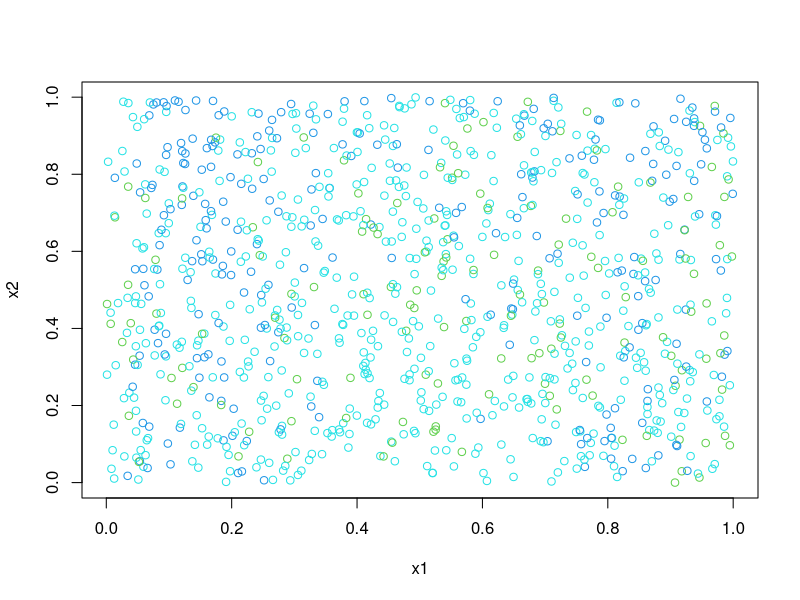
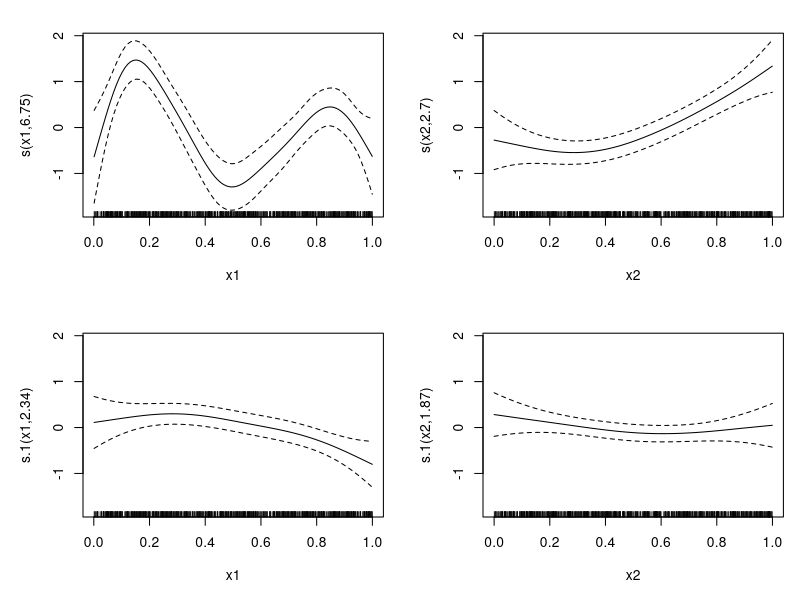
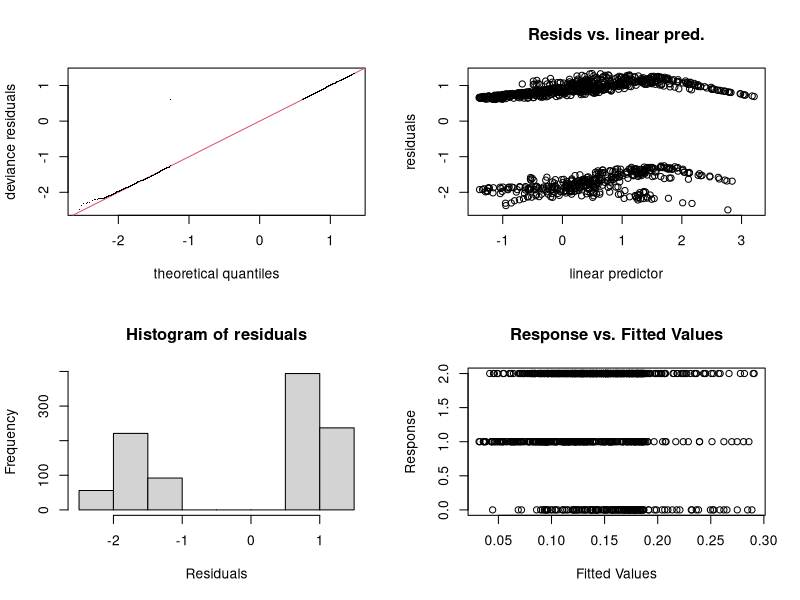

The R source for these figures, in order: (Note: this script raises an error after producing the figures.)
#mgcv::multinom
library(mgcv)
set.seed(6)
## simulate some data from a three class model
n <- 1000
f1 <- function(x){sin(3*pi*x)*exp(-x)}
f2 <- function(x) x^3
f3 <- function(x) .5*exp(-x^2)-.2
f4 <- function(x) 1
x1 <- runif(n)
x2 <- runif(n)
eta1 <- 2*(f1(x1) + f2(x2)) - .5
eta2 <- 2*(f3(x1) + f4(x2)) - 1
p <- exp(cbind(0,eta1,eta2))
p <- p/rowSums(p) ## prob. of each category
cp <- t(apply(p,1,cumsum)) ## cumulative prob.
## simulate multinomial response with these probabilities
## see also ?rmultinom
y <- apply(cp,1,function(x) min(which(x>runif(1))))-1
## plot simulated data...
plot(x1,x2,col=y+3)

## now fit the model...
b <- gam(list(y~s(x1)+s(x2),~s(x1)+s(x2)),family=multinom(K=2))
plot(b,pages=1)
gam.check(b)


mu_formula = Surv(time = left_bound, time2 = right_bound, type = "interval2") ~
  pspline(t, df = 0, caic = T)

ncomp = 3

#pi_formula = c == "2" ~ s(t)

visible_data = simulate_mics(n=300,
              pi = function(t){
  z = 0.2 + 0.01 * t
  b = 0.2 + 0.001 * t
  tibble(`1` = z, `2` = b, `3` = 1 - z -b)
},
`E[X|T,C]` = function(t, c) {
  case_when(c == "1" ~ -3,
            c == "2" ~ 0,
            c == "3" ~ 3,
            TRUE ~ NaN)
},
sd_vector = c(`1` = 0.7, `2` = 0.7, `3` = 0.7),
covariate_list = NULL,
covariate_effect_vector = c(0),
low_con = -5,
high_con = 5,
scale = "log"
) %>% prep_sim_data_for_em(keep_truth = TRUE)

three_comp_iw = function(visible_data, ncomp, sd_parameter = 0.2){

  if(ncomp != 3){
    errorCondition("This initial weighting scheme is appropriate for 3 component models")
  }

  visible_data <- visible_data %>% mutate(cens = case_when(
    left_bound == -Inf | right_bound == low_con ~ "lc",
    right_bound == Inf |
      left_bound == high_con ~ "rc",
    TRUE ~ "int"
  ))

  n_obs <- nrow(visible_data)

  full_set = tibble(
    cens = c("rc", "lc", "int")
  )

#  cens_counts <-
#    visible_data %>%
#    summarize(.by = cens,
#              n = n()
#    ) %>% right_join(., full_set, by = join_by(cens)) %>% mutate(n = case_when(
#      is.na(n) ~ 0,
#      TRUE ~ n
#    )) %>% pivot_wider(
#      names_from = cens, values_from = n
#    )
#
#  lc <- cens_counts %>% pull(lc)
#  int <- cens_counts %>% pull(int)
#  rc <- cens_counts %>% pull(rc)
#  `P(1)` <- (lc + (0.5 * int) + 1) / (n_obs + 2)
#  `P(2)` <- (rc + (0.5 * int) + 1) / (n_obs + 2)

  `P(1)` = 1/3
  `P(2)` = 1/3
  `P(3)` = 1/3

  visible_data %>%
    reframe(.by = everything(),
            c = as.character(1:ncomp)
    ) %>%
    mutate(
      `E[Y|t,c]` = case_when(c == "1" ~ low_con,
                             c == "2" ~ ((high_con - low_con)/2) + low_con,
                             c == "3" ~ high_con,
                             TRUE ~ NaN),
      `sd[Y|t,c]` = case_when(c == "1" ~ sd_parameter * (2/3) * (high_con - low_con),
                              c == "2" ~  sd_parameter * (2/3) * (high_con - low_con),
                              c == "3" ~  sd_parameter * (2/3) * (high_con - low_con),
                              TRUE ~ NaN),
      `P(Y|t,c)` = case_when(
        left_bound == right_bound ~ dnorm(x = left_bound, mean = `E[Y|t,c]`, sd =  `sd[Y|t,c]`),
        left_bound <= `E[Y|t,c]` ~ pnorm(right_bound, mean = `E[Y|t,c]`, sd =  `sd[Y|t,c]`) -
          pnorm(left_bound, mean = `E[Y|t,c]`, sd =  `sd[Y|t,c]`),
        TRUE ~ pnorm(left_bound, mean = `E[Y|t,c]`, sd =  `sd[Y|t,c]`, lower.tail = FALSE) -
          pnorm(right_bound, mean = `E[Y|t,c]`, sd =  `sd[Y|t,c]`, lower.tail = FALSE)
      )
    ) %>%
    mutate(`P(C=c|t)` = case_when(
      c == "3" ~ `P(3)`,
      c == "2" ~ `P(2)`,
      c == "1" ~ `P(1)`
    ),
    `P(c,y|t)` = `P(C=c|t)` * `P(Y|t,c)`) %>%
    mutate(.by = obs_id,
           `P(Y=y|t)` = sum(`P(c,y|t)`)) %>%
    mutate(
      `P(C=c|y,t)` = `P(c,y|t)` / `P(Y=y|t)`) %>%
    return()
}

possible_data = three_comp_iw(visible_data, ncomp = 3, sd_parameter = 0.2)


likelihood_documentation <- matrix(data = NA, nrow = max_it, ncol = 3)
likelihood_documentation [,1] <- 1:max_it

for(i in 1:max_it){
  if(i != 1){
    old_mu_model <- mu_model
    old_pi_model <- pi_model
    old_log_likelihood <- log_likelihood
    old_possible_data <- possible_data
  }



 mu_model = map(1:ncomp, ~fit_mu_model(possible_data, pred_comp = .x, mu_formula))

 possible_data <- possible_data %>% mutate(cc = case_when(
   c == "2" ~ 2,
   c == "1" ~ 1,
   TRUE ~ 0
 ))


 rrr <- mgcv::gam(data = possible_data, formula =  list(cc ~ s(t), ~ s(t)), family = mgcv::multinom(K = 2), weights = `P(C=c|y,t)`)

predict(rrr, newdata = data.frame(t = 1), type="response")




}
